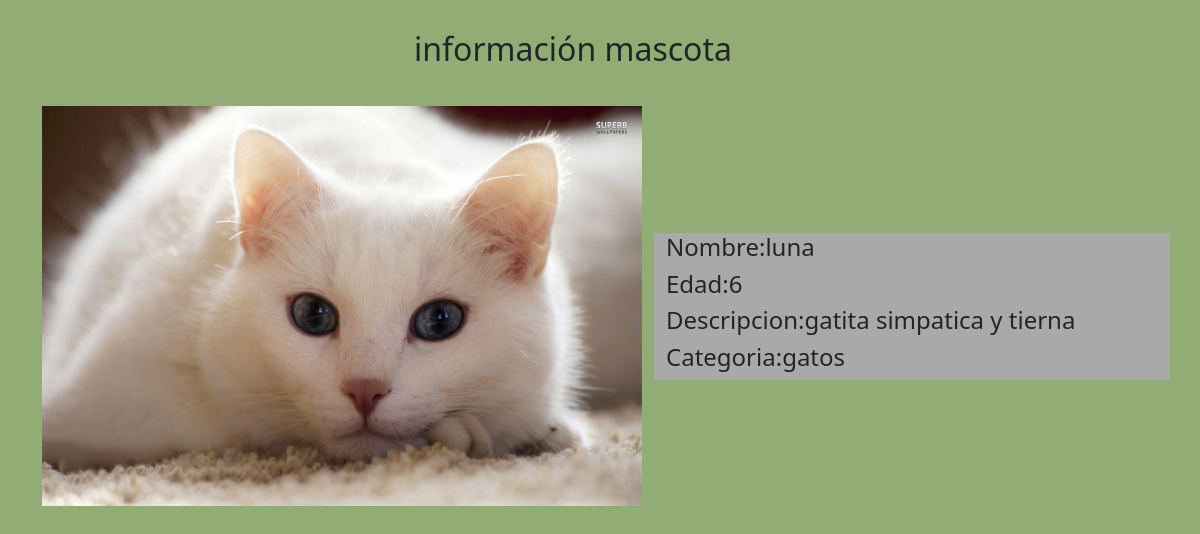
Page /ficha/luna/ on the committed database.
### app_ong/models.py (models this page shows, shortened)
class Mascota(models.Model):
    nombre = models.CharField(primary_key=True,max_length=25)
    edad = models.IntegerField()
    descripcion = models.TextField()
    imagen = models.ImageField(upload_to='mascotas',null=True)
    categoria = models.ForeignKey(Categoria, on_delete=models.CASCADE)

class Categoria(models.Model):
    nombre = models.CharField(primary_key=True,max_length=25)
    annos = models.IntegerField()

### app_ong/views.py (the view)
# urls.py: path('ficha/<id>/',ficha,name='FICHA'),
def ficha(request, id):
    mascota= Mascota.objects.get(nombre=id)
    contexto = {"mascota":mascota}
    return render(request,"ficha.html",contexto)

### app_ong/templates/ficha.html (shortened to what this page needs)
{% extends 'base.html' %}
{%load static%}
{% block css %}
<link href="https://cdn.jsdelivr.net/npm/bootstrap@5.0.0-beta3/dist/css/bootstrap.min.css" rel="stylesheet"
>
<link rel="stylesheet" href="{% static 'css/estilos.css' %}">
{% endblock css %}
{% block body %}
<body class="cuerpo" style="background-blend-mode: overlay;">
    <section id="blog">
        <div class="container-md">
            <div class="row">
                <div class="row justify-content-center" style="margin-bottom: 30px;margin-top: 30px;">
                    <h2 class="col-4"  >información mascota</h2>
                </div>
                <div class="col align-self-center">
                    <img src="{{mascota.imagen.url}}" alt="" style="height: 400px;width: 600px;">
                </div>
            <div class="col align-self-center" style="background-color: darkgrey;">
                <h4>Nombre:{{mascota.nombre}}</h4>
                <h4>Edad:{{mascota.edad}}</h4>
                <h4>Descripcion:{{mascota.descripcion}}</h4>
                <h4>Categoria:{{mascota.categoria.nombre}}</h4>
            </div>
        </div>
        </div>
    </section>
</body>
{% endblock body %}

### app_ong/static/css/estilos.css (style rules this page uses)
.cuerpo { background-color: rgb(145, 173, 117); }

### rows in the picture
Mascota: imagen (picture), nombre "luna", edad "6", descripcion "gatita simpatica y tierna", categoria.nombre "gatos"
